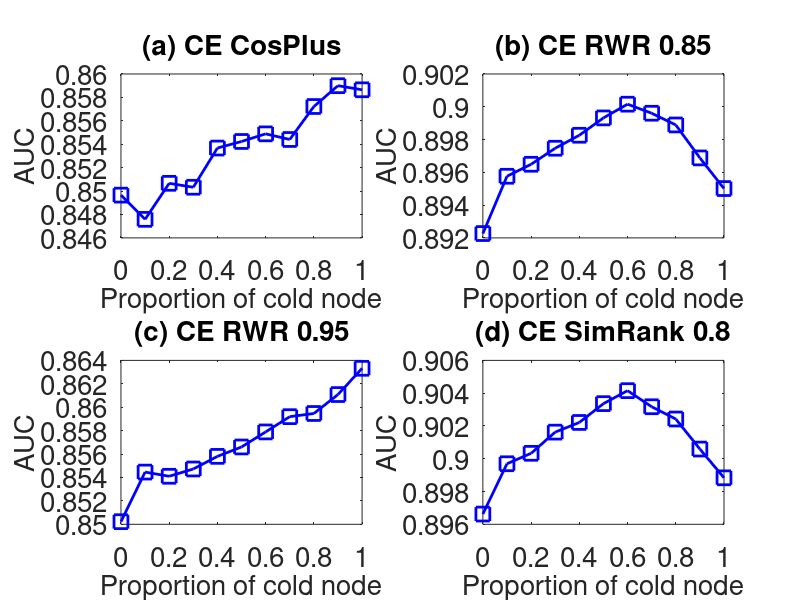

This chart was generated by the following MATLAB code:
subplot(2,2,1);
x=0:0.1:1;
y=[0.8496536	0.8475846	0.8506622	0.850325	0.853674	0.8542352	0.854887	0.8544052	0.8572212	0.8589994	0.8586496
];
plot(x,y,'-bs','LineWidth',2,'MarkerSize',10);
set(gca,'FontSize',20);
xlabel('Proportion of cold node','fontsize',20);
ylabel('AUC','fontsize',20);
title('(a) CE CosPlus','fontsize',20);

subplot(2,2,2);
x=0:0.1:1;
y=[0.8922652	0.8957604	0.8964916	0.89747	0.8982618	0.8993202	0.9001574	0.8996048	0.898891	0.8968804	0.8950102
];
plot(x,y,'-bs','LineWidth',2,'MarkerSize',10);
set(gca,'FontSize',20);
xlabel('Proportion of cold node','fontsize',20);
ylabel('AUC','fontsize',20);
title('(b) CE RWR 0.85','fontsize',20);

subplot(2,2,3);
x=0:0.1:1;
y=[0.8502244	0.8544604	0.854103	0.8547248	0.8558028	0.856606	0.8578904	0.8591938	0.8594644	0.861082	0.8633242
];
plot(x,y,'-bs','LineWidth',2,'MarkerSize',10);
set(gca,'FontSize',20);
xlabel('Proportion of cold node','fontsize',20);
ylabel('AUC','fontsize',20);
title('(c) CE RWR 0.95','fontsize',20);


subplot(2,2,4);
x=0:0.1:1;
y=[0.8966258	0.8996946	0.9003314	0.9016234	0.9022136	0.9033614	0.9041536	0.903172	0.9024238	0.900591	0.8988366
];
plot(x,y,'-bs','LineWidth',2,'MarkerSize',10);
set(gca,'FontSize',20);
xlabel('Proportion of cold node','fontsize',20);
ylabel('AUC','fontsize',20);
title('(d) CE SimRank 0.8','fontsize',20);